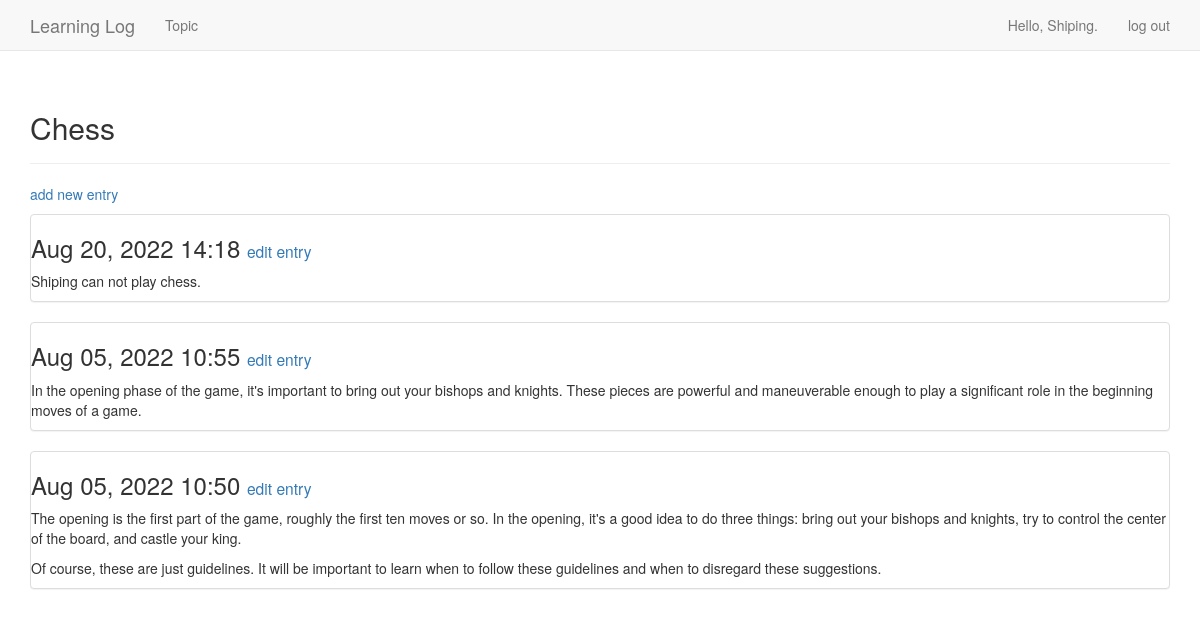
The page /topics/1/ (signed in) on the database its author committed.
### learning_logs/models.py (models this page shows, shortened)
class Topic(models.Model):
    text = models.CharField(max_length= 200)
    date_added = models.DateTimeField(auto_now_add= True)
    owner = models.ForeignKey(User,on_delete=models.CASCADE)
    def __str__(self):
        return self.text

class Entry(models.Model):
    topic = models.ForeignKey(Topic, on_delete=models.CASCADE)
    text = models.TextField()
    date_added = models.DateTimeField(auto_now_add=True)
    class Meta:
        verbose_name_plural = 'entries'

### learning_logs/views.py (the view)
# urls.py: re_path(r'^topics/(?P<topic_id>\d+)/$', views.topic, name='topic'),
@login_required
def topic(request, topic_id):
    topic = Topic.objects.get(id=topic_id)
    check_topic_owner(request,topic)
    entries = topic.entry_set.order_by('-date_added')
    context = {'topic': topic, 'entries': entries}
    return render(request, 'learning_logs/topic.html', context)

### learning_logs/views.py (called while the page is built)
def check_topic_owner(request, topic):
    if topic.owner != request.user:
        raise Http404

### learning_logs/templates/learning_logs/topic.html
{% extends 'learning_logs/base.html' %}
{% block header %}
  <h2>{{ topic }}</h2>
{% endblock header %}
{% block content %}
  <p>
    <a href="{% url 'learning_logs:new_entry' topic.id %}">add new entry</a>
  </p>
  {% for entry in entries %}
    <div class="panel panel-default">
      <div class="panel_heading">
        <h3>
          {{ entry.date_added|date:'M d, Y H:i' }}
          <small>
            <a href="{% url 'learning_logs:edit_entry' entry.id %}">
              edit entry
            </a>
          </small>
        </h3>
      </div>
      <div class="panel_body">
        {{ entry.text|linebreaks }}
      </div>
    </div>
  {% empty %}
    There are no entries for this topic yet.
  {% endfor %}
{% endblock content %}

### learning_logs/templates/learning_logs/base.html (shortened to what this page needs)
<!DOCTYPE html>
{% load bootstrap3 %}
<html lang="en">
  <head>
    {% bootstrap_css %}
  </head>
  <body>
    <nav class="navbar navbar-default navbar-static-top">
      <div class="container">
        <div class="navbar-header">
          <a class="navbar-brand" href="{% url 'learning_logs:index' %}">
            Learning Log
          </a>
        </div>
        <div id="navbar" class="navbar-collapse collapse">
          <ul class="nav navbar-nav">
            <li><a href="{% url 'learning_logs:topics' %}">Topic</a></li>
          </ul>
          <ul class="nav navbar-nav navbar-right">
            {% if user.is_authenticated %}
              <li><a>Hello, {{ user.username }}.</a></li>
              <li><a href="{% url 'users:logout' %}">log out</a> </li>
            {% else %}
              <li><a href="{% url 'users:register' %}">register</a></li>
              <li><a href="{% url 'users:login' %}">log in</a></li>
            {% endif %}
          </ul>
        </div>
      </div>
    </nav>
    <div class="container">
      <div class="page-header">
        {% block header %}{% endblock header %}
      </div>
      <div>
        {% block content %}{% endblock content %}
      </div>
    </div>
  </body>
</html>

### rows shown on the page
Topic: text "Chess"
Entry: date_added "Aug 20, 2022 14:18", text "Shiping can not play chess."
Entry: date_added "Aug 05, 2022 10:55", text "In the opening phase of the game, it's important to bring out your bishops and knights. These pieces are powerful and maneuverable enough to play a significant role in the beginning moves of a game."
Entry: date_added "Aug 05, 2022 10:50", text "The opening is the first part of the game, roughly the first ten moves or so. In the opening, it's a good idea to do three things: bring out your bishops and knights, try to control the center of the board, and castle your king. Of course, these are just guidelines. It will be important to learn when to follow these guidelines and when to disregard these suggestions."

### other values the page prints
{{ user.username }} "Shiping"
